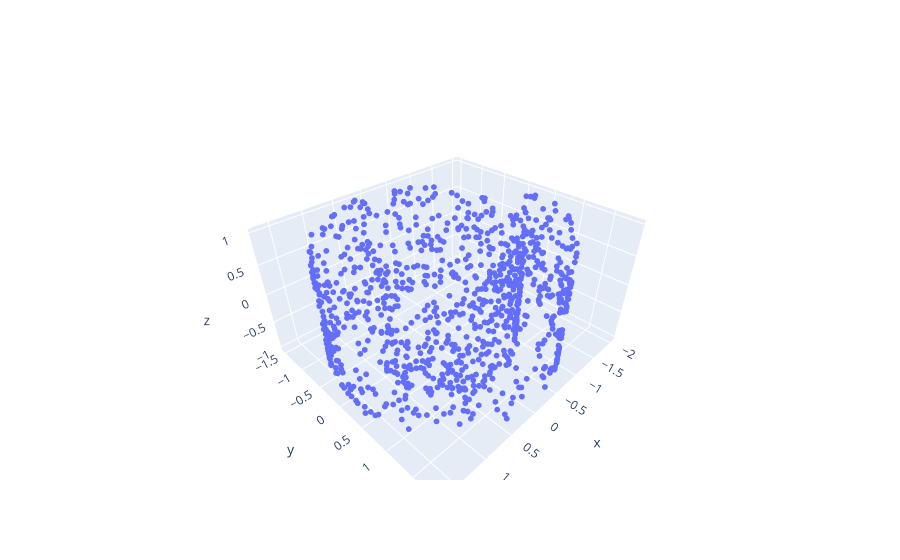

The notebook cell this image was saved under:
### Markdown cell above
Use ISOMAP on some swiss roll data `X` generated below.

### Code cell
import plotly
import plotly.graph_objects as go

def swiss_roll(n):
    """
    generates swiss roll on n points
    """
    X = np.random.rand(n,2)
    r = 1 + X[:,0]
    theta = 3*np.pi*X[:,0]
    return np.hstack((
        (r*np.cos(theta)).reshape(-1,1),
        (r*np.sin(theta)).reshape(-1,1),
        (2*X[:,1] - 1).reshape(-1,1)
    ))
    
X = swiss_roll(1000)

fig = go.Figure(data=[go.Scatter3d(x=X[:,0], y=X[:,1], z=X[:,2],
                                   mode='markers',
                                  marker=dict(
                                      size=2
                                  ))])
fig.show()

### Figure 1 — Plotly figure (JSON) as saved in the notebook; plotly's stock layout.template omitted (floating-point values rounded to 4 significant figures; data arrays with more than 128 entries replaced by an {"elided": "..."} marker saying what was removed)
{"data": [{"marker": {"size": 2}, "mode": "markers", "type": "scatter3d", "x": {"elided": "1000 float values"}, "y": {"elided": "1000 float values"}, "z": {"elided": "1000 float values"}}], "layout": {}}
